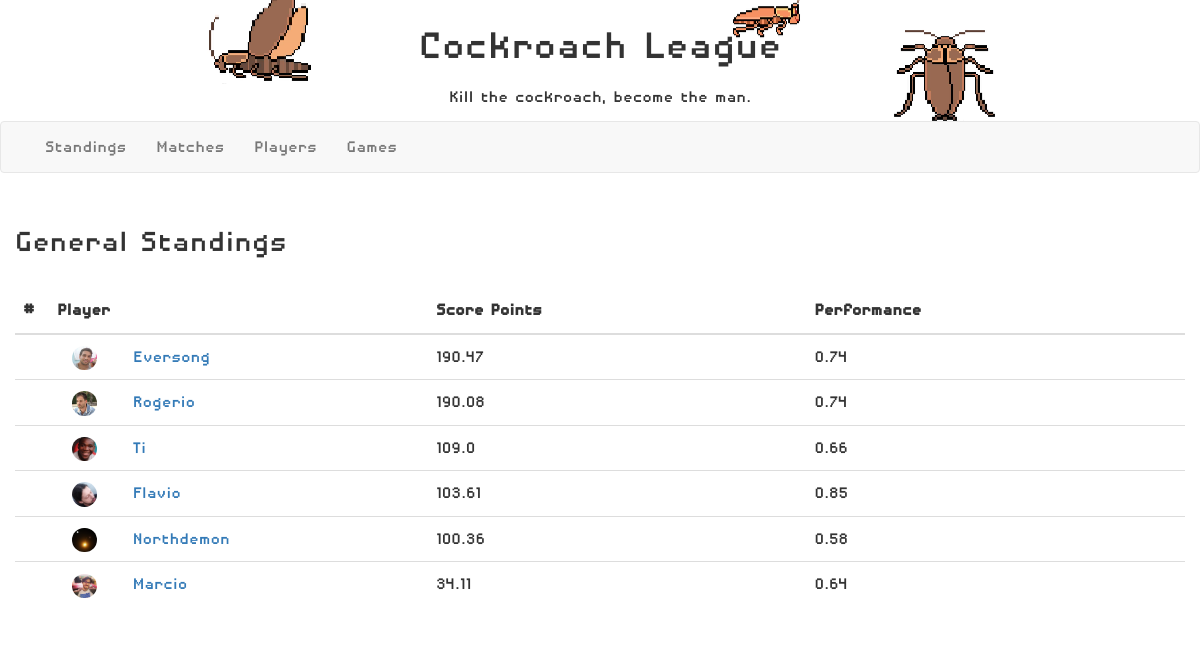
Page /rankings/ on the earlier database version.
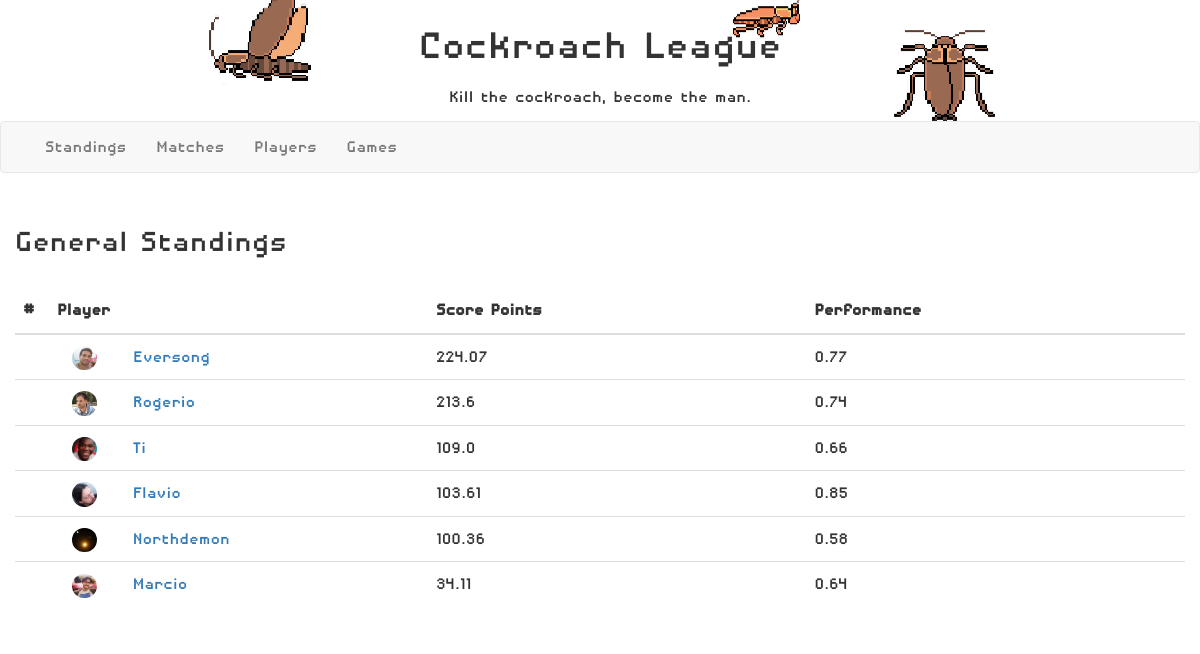
Same page on the later database version.
### rankings/models.py (models this page shows)
class TotalClassification(models.Model):
    class Meta:
        unique_together = (('standing_position', 'player'),)
    standing_position = models.IntegerField(primary_key=True)
    player = models.ForeignKey(Player, on_delete=models.CASCADE)
    score_points = models.FloatField()
    performance_points = models.FloatField()

class Player(models.Model):
    player_nickname = models.CharField(max_length=15, primary_key=True, null=False)
    player_first_name = models.CharField(max_length=15, null=False)
    player_last_name = models.CharField(max_length=15, null=False)
    player_photo = models.ImageField()
    player_bio = models.TextField(null=True, blank=True)
    def __str__(self):
        return self.player_nickname

### rankings/views.py (the view)
# urls.py: path('', views.index, name='index'),
def index(request):
    score_controller = ScoresController()
    score_controller.generate_score_points()
    classifications = score_controller.generate_total_classification()
    context = {
        'classifications': classifications,
    }
    return render(request, 'classification.html', context=context)

### rankings/controllers.py (called while the page is built)
    def get_player_performance(self, player):
        possible_points = 0
        scored_points = 0
        game_match_results = GameMatchResult.objects.filter(result_player=player)
        for match_result in game_match_results:
            table_points = TablePoints.objects.filter(table_standing="1").first()
            game = match_result.result_match_id.match_game
            possible_points += table_points.table_score * game.game_complexity
            scored_points += match_result.result_points
        return scored_points / possible_points

    def generate_score_points(self):
        game_match_results = GameMatchResult.objects.all()
        for result in game_match_results:
            match = result.result_match_id
            game = match.match_game
            table_points = TablePoints.objects.filter(table_standing=result.result_standing).first()
            if game and table_points:
                result.result_points = table_points.table_score * game.game_complexity
                result.save()

### templates/classification.html (shortened to what this page needs)
{% extends "base_generic.html" %}
{% block content %}
    {% load staticfiles %}
    <link href="https://maxcdn.bootstrapcdn.com/bootstrap/3.3.7/css/bootstrap.min.css" rel="stylesheet"/>
    <link href="https://cdnjs.cloudflare.com/ajax/libs/datatables/1.10.12/css/dataTables.bootstrap.min.css" rel="stylesheet"/>
    <div class="container">
        <div class="row text-xs-center" style="margin-top: 15px; margin-bottom: 15px">
            <h1>General Standings</h1>
        </div>
        <div class="row">
            <table id="classification_table" class="table order-column" cellspacing="0" width="100%">
                <thead>
                <tr>
                    <th style="width: 1%">#</th>
                    <th style="width: 20%">Player</th>
                    <th style="width: 20%">Score Points</th>
                    <th style="width: 20%">Performance</th>
                </tr>
                </thead>
                <tbody>
                {% for entry in classifications %}
                <tr>
                    <td></td>
                    <td>
                        <div>
                            <div class="col-md-2">
                                <img class="img img-circle" src="{{ MEDIA_URL }}{{ entry.player.player_photo.url }}">
                            </div>
                            <div class="col-md-2">
                                <a href="{% url 'player' entry.player  %}">{{ entry.player }}</a>
                            </div>
                        </div>
                    </td>
                    <td>{{ entry.score_points }}</td>
                    <td>{{ entry.performance_points }}</td>
                </tr>
                {% endfor %}
                </tbody>
            </table>
            </div>
        </div>
{% endblock %}

Differences in the rows shown:
changed TotalClassification "Eversong": score_points "190.47" → "224.07"; performance_points "0.74" → "0.77"
changed TotalClassification "Rogerio": score_points "190.08" → "213.6"
